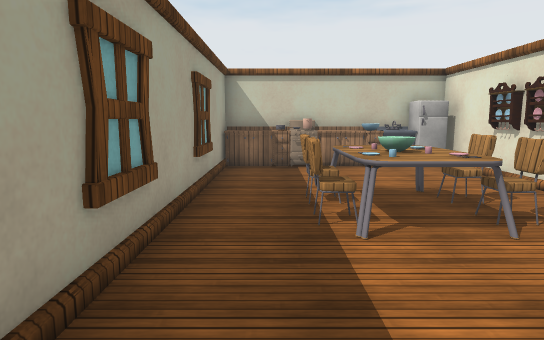
[1] (above)

24 first-person views from a walk through a Unity game level. The camera is 1.4 m above the floor, tilts 8° down and sees 75° across. Doors are open. The floor is counted in squares, 1 m on a side. Each view is taken from the middle of a square. On the plan, view 1 faces up. The plan holds only what a view shows up to about 15 squares ahead; the rest is blank. The place goes on beyond the plan. The player is left out. Some surface patterns are stand-ins.

[2]
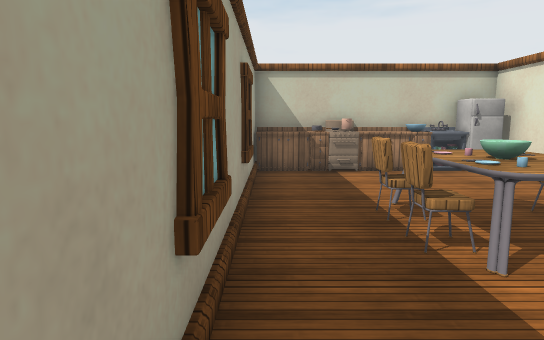

[3]
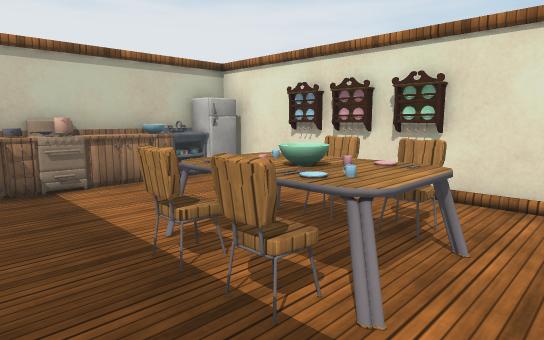

[4]
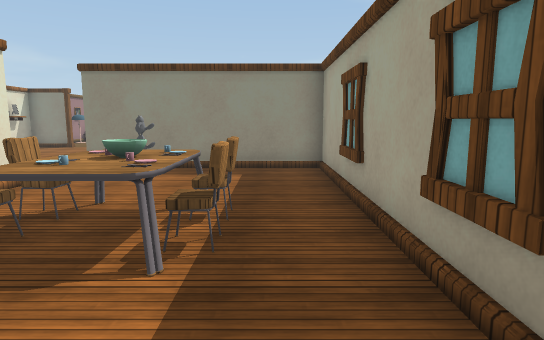

[5]
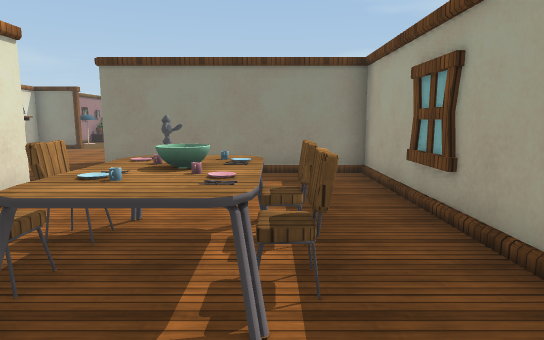

[6]
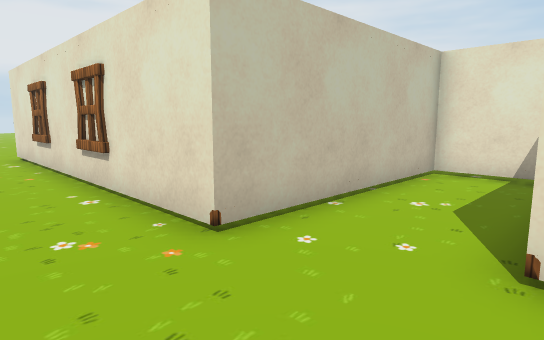

[7]
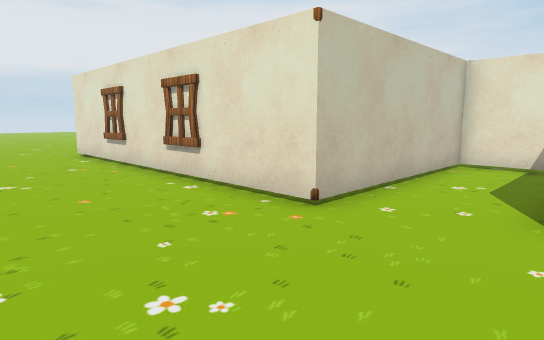

[8]
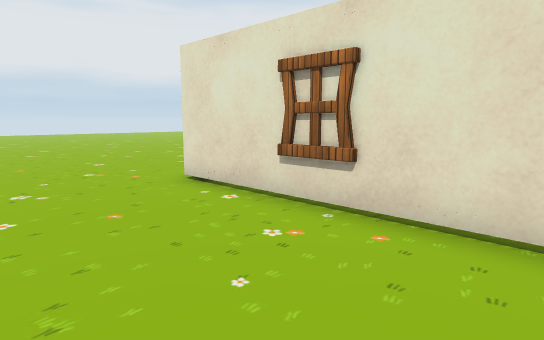

[9]
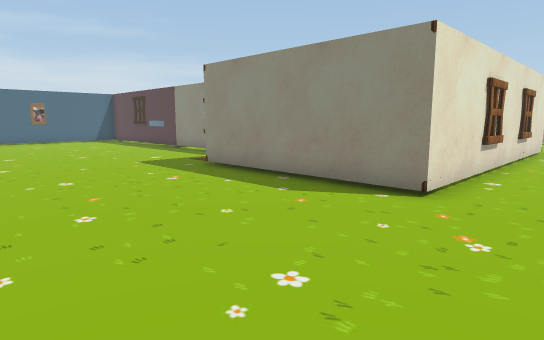

[10]
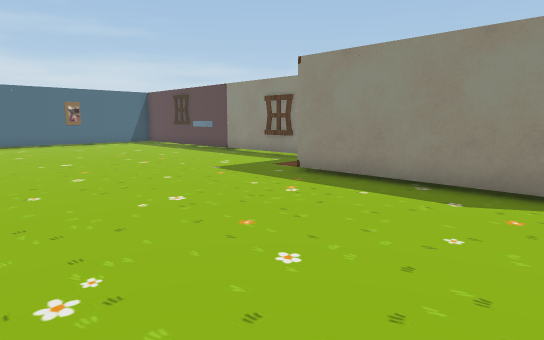

[11]
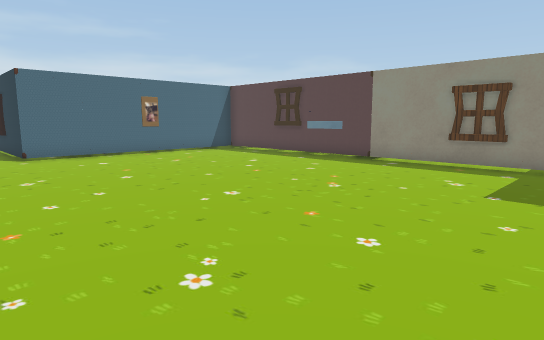

[12]
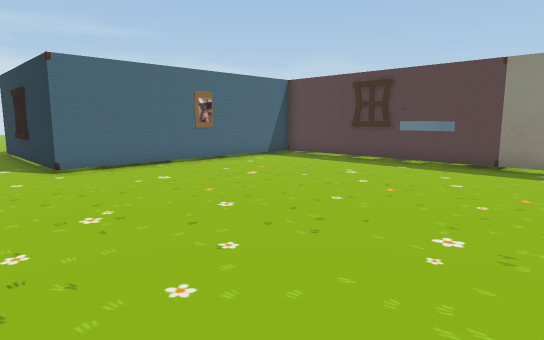

[13]
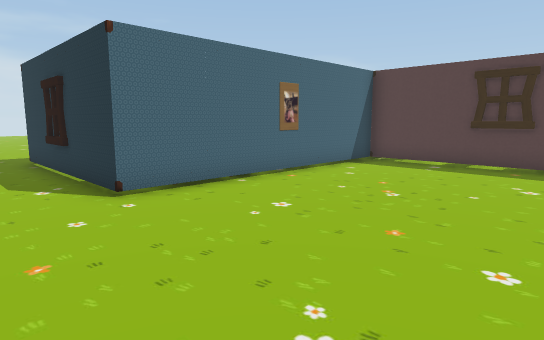

[14]
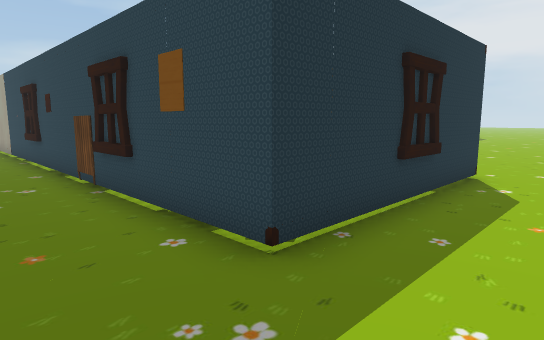

[15]
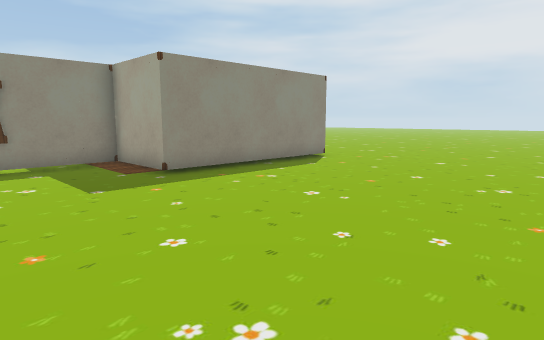

[16]
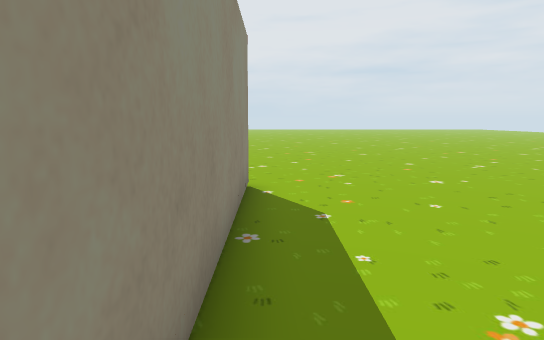

[17]
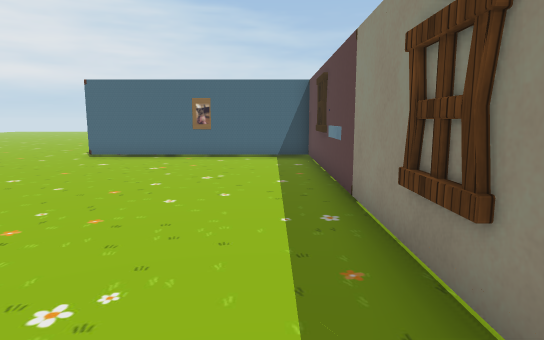

[18]
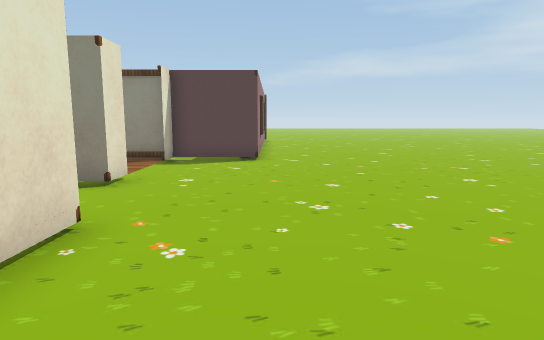

[19]
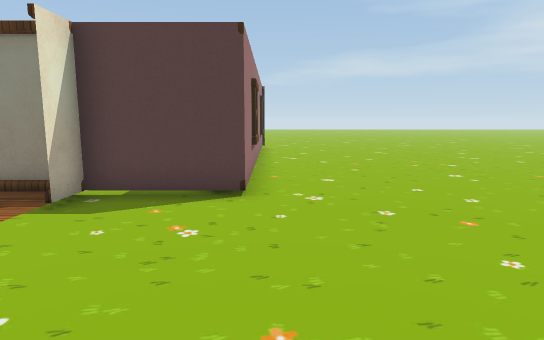

[20]
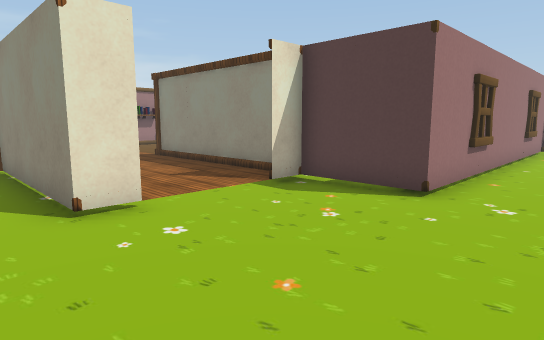

[21]
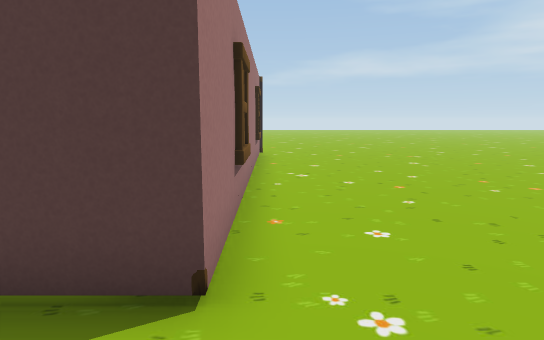

[22]
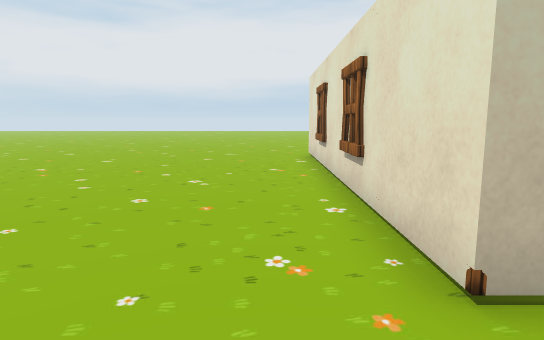

[23]
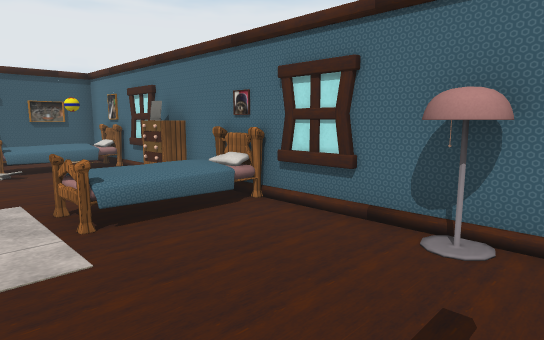

[24]
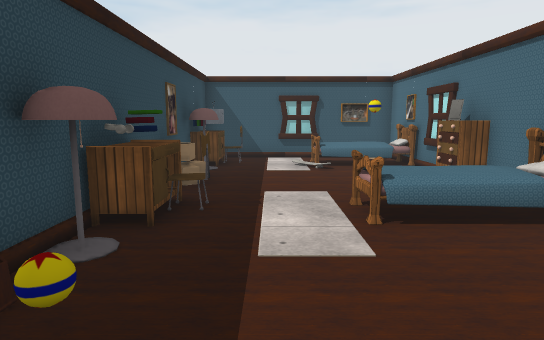

### Floor plan
Key: @ floor where view 1 was taken; # wall or solid block; . floor; D open door; = window, fence, low wall or low ledge; ^ raised ledge; C counter; S stove; I sink; F fridge; T thing the floor can be seen under or through; H shelf; A chair; M mug; L column; B TV; O other object.
Columns run from 6 left of view 1 to 30 right of it. Each row starts with its distance up from view 1.
 20 ......      .. ..  ..  .....    ..  .
 19 ...................................
 18 ..............................##.....
 17 ...........................#######...
 16 ...........................BO.OOOO...
 15 ...........................O..OOOO..
 14 ..........................#O.... #..
 13 ..........................#..... #..
 12 ..........................##.... ^..
 11 .....COSCCIF..............#..... #..
 10 ....TT.....#..............#OO.OOOO..
  9 ....T......#...##.....##...O#.OOOO..
  8 ....T......H #########^^###O.....#.
  7 ....T..CCC.H                .....#.
  6 ....T.ACMAAH                =....O.
  5 ....T.ACOAA#                   ..O.
  4 ....T..CCC.#                 .  DD.
  3 ....T......D                     #
  2 ....T......DD                     #
  1 ....T.....OD                      #
  0 ....T.@..O#DD.
 -1 ....TTTTT###..
 -2 ...........#..
 -3 ...........#...
 -4 .....######O....
 -5 .....DD.      ..
 -6 .....DD...    ..
 -7 .....DD.....
 -8 .....#.......L
 -9 ... #########L
-10 ..##
-11 ..#.
-12 ..#.
-13 ..#.
-14 ..#.
-15 ..#.
-16 ..#.
-17 ..#
-18 ..#
-19 ..#
-20 ..#
-21 ..##

Where each view was taken, in squares from view 1:
view 1: 0 up, 0 right, facing up
view 2: 1 up, 1 left, facing up
view 3: 3 up, 1 left, facing up-right
view 4: 10 up, 0 right, facing down
view 5: 9 up, 1 right, facing down
view 6: 4 down, 4 left, facing up-right
view 7: 4 down, 6 left, facing up-right
view 8: 4 up, 6 left, facing up-right
view 9: 18 up, 4 left, facing down-right
view 10: 19 up, 1 left, facing down-right
view 11: 20 up, 6 right, facing down-right
view 12: 20 up, 10 right, facing down-right
view 13: 20 up, 14 right, facing down-right
view 14: 20 up, 30 right, facing down-left
view 15: 20 up, 10 right, facing down-left
view 16: 12 up, 6 right, facing left
view 17: 10 up, 6 right, facing right
view 18: 4 up, 4 left, facing down
view 19: 2 down, 4 left, facing down
view 20: 2 down, 6 left, facing down-right
view 21: 6 down, 4 left, facing down
view 22: 3 down, 3 left, facing up
view 23: 4 up, 23 right, facing up-right
view 24: 4 up, 23 right, facing up
